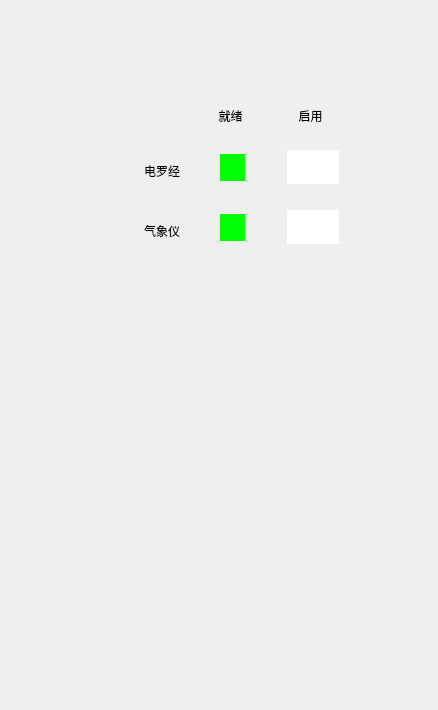
<?xml version="1.0" encoding="UTF-8"?>
<ui version="4.0">
 <class>SensorEnableWidget</class>
 <widget class="QWidget" name="SensorEnableWidget">
  <property name="geometry">
   <rect>
    <x>0</x>
    <y>0</y>
    <width>438</width>
    <height>710</height>
   </rect>
  </property>
  <property name="windowTitle">
   <string>Form</string>
  </property>
  <widget class="QLineEdit" name="leready_gypo">
   <property name="geometry">
    <rect>
     <x>220</x>
     <y>154</y>
     <width>25</width>
     <height>27</height>
    </rect>
   </property>
   <property name="font">
    <font>
     <pointsize>16</pointsize>
    </font>
   </property>
   <property name="styleSheet">
    <string notr="true">background-color: rgb(0, 255, 0);
border-width:0;
border-style:outset;</string>
   </property>
   <property name="frame">
    <bool>false</bool>
   </property>
   <property name="readOnly">
    <bool>true</bool>
   </property>
   <property name="placeholderText">
    <string/>
   </property>
  </widget>
  <widget class="QLineEdit" name="leenable_gyro">
   <property name="geometry">
    <rect>
     <x>287</x>
     <y>150</y>
     <width>52</width>
     <height>34</height>
    </rect>
   </property>
   <property name="font">
    <font>
     <pointsize>16</pointsize>
     <weight>75</weight>
     <bold>true</bold>
    </font>
   </property>
   <property name="styleSheet">
    <string notr="true"/>
   </property>
   <property name="text">
    <string/>
   </property>
   <property name="frame">
    <bool>false</bool>
   </property>
   <property name="alignment">
    <set>Qt::AlignCenter</set>
   </property>
   <property name="readOnly">
    <bool>true</bool>
   </property>
  </widget>
  <widget class="QLineEdit" name="leenable_wind">
   <property name="geometry">
    <rect>
     <x>287</x>
     <y>210</y>
     <width>52</width>
     <height>34</height>
    </rect>
   </property>
   <property name="font">
    <font>
     <pointsize>16</pointsize>
     <weight>75</weight>
     <bold>true</bold>
    </font>
   </property>
   <property name="styleSheet">
    <string notr="true"/>
   </property>
   <property name="text">
    <string/>
   </property>
   <property name="frame">
    <bool>false</bool>
   </property>
   <property name="alignment">
    <set>Qt::AlignCenter</set>
   </property>
   <property name="readOnly">
    <bool>true</bool>
   </property>
  </widget>
  <widget class="QPushButton" name="pbOk">
   <property name="geometry">
    <rect>
     <x>120</x>
     <y>592</y>
     <width>90</width>
     <height>40</height>
    </rect>
   </property>
   <property name="font">
    <font>
     <pointsize>16</pointsize>
    </font>
   </property>
   <property name="focusPolicy">
    <enum>Qt::NoFocus</enum>
   </property>
   <property name="styleSheet">
    <string notr="true">border-width:0;
border-style:outset;</string>
   </property>
   <property name="text">
    <string/>
   </property>
  </widget>
  <widget class="QPushButton" name="pbCancel">
   <property name="geometry">
    <rect>
     <x>240</x>
     <y>592</y>
     <width>90</width>
     <height>40</height>
    </rect>
   </property>
   <property name="font">
    <font>
     <pointsize>16</pointsize>
    </font>
   </property>
   <property name="focusPolicy">
    <enum>Qt::NoFocus</enum>
   </property>
   <property name="styleSheet">
    <string notr="true">border-width:0;
border-style:outset;</string>
   </property>
   <property name="text">
    <string/>
   </property>
  </widget>
  <widget class="QLineEdit" name="leready_wind">
   <property name="geometry">
    <rect>
     <x>220</x>
     <y>214</y>
     <width>25</width>
     <height>27</height>
    </rect>
   </property>
   <property name="font">
    <font>
     <pointsize>16</pointsize>
    </font>
   </property>
   <property name="styleSheet">
    <string notr="true">background-color: rgb(0, 255, 0);
border-width:0;
border-style:outset;</string>
   </property>
   <property name="frame">
    <bool>false</bool>
   </property>
   <property name="readOnly">
    <bool>true</bool>
   </property>
  </widget>
  <widget class="QLabel" name="label_2">
   <property name="geometry">
    <rect>
     <x>80</x>
     <y>210</y>
     <width>100</width>
     <height>41</height>
    </rect>
   </property>
   <property name="text">
    <string>气象仪</string>
   </property>
   <property name="alignment">
    <set>Qt::AlignRight|Qt::AlignTrailing|Qt::AlignVCenter</set>
   </property>
  </widget>
  <widget class="QLabel" name="label_3">
   <property name="geometry">
    <rect>
     <x>80</x>
     <y>270</y>
     <width>100</width>
     <height>41</height>
    </rect>
   </property>
   <property name="text">
    <string/>
   </property>
   <property name="alignment">
    <set>Qt::AlignRight|Qt::AlignTrailing|Qt::AlignVCenter</set>
   </property>
  </widget>
  <widget class="QLabel" name="label_4">
   <property name="geometry">
    <rect>
     <x>80</x>
     <y>330</y>
     <width>100</width>
     <height>41</height>
    </rect>
   </property>
   <property name="text">
    <string/>
   </property>
   <property name="alignment">
    <set>Qt::AlignRight|Qt::AlignTrailing|Qt::AlignVCenter</set>
   </property>
  </widget>
  <widget class="QLabel" name="label_5">
   <property name="geometry">
    <rect>
     <x>80</x>
     <y>390</y>
     <width>100</width>
     <height>41</height>
    </rect>
   </property>
   <property name="text">
    <string/>
   </property>
   <property name="alignment">
    <set>Qt::AlignRight|Qt::AlignTrailing|Qt::AlignVCenter</set>
   </property>
  </widget>
  <widget class="QLabel" name="label_6">
   <property name="geometry">
    <rect>
     <x>200</x>
     <y>100</y>
     <width>61</width>
     <height>31</height>
    </rect>
   </property>
   <property name="text">
    <string>就绪</string>
   </property>
   <property name="alignment">
    <set>Qt::AlignCenter</set>
   </property>
  </widget>
  <widget class="QLabel" name="label_7">
   <property name="geometry">
    <rect>
     <x>280</x>
     <y>100</y>
     <width>61</width>
     <height>31</height>
    </rect>
   </property>
   <property name="text">
    <string>启用</string>
   </property>
   <property name="alignment">
    <set>Qt::AlignCenter</set>
   </property>
  </widget>
  <widget class="QLabel" name="label_1">
   <property name="geometry">
    <rect>
     <x>80</x>
     <y>150</y>
     <width>100</width>
     <height>41</height>
    </rect>
   </property>
   <property name="text">
    <string>电罗经</string>
   </property>
   <property name="alignment">
    <set>Qt::AlignRight|Qt::AlignTrailing|Qt::AlignVCenter</set>
   </property>
  </widget>
 </widget>
 <resources/>
 <connections/>
</ui>
